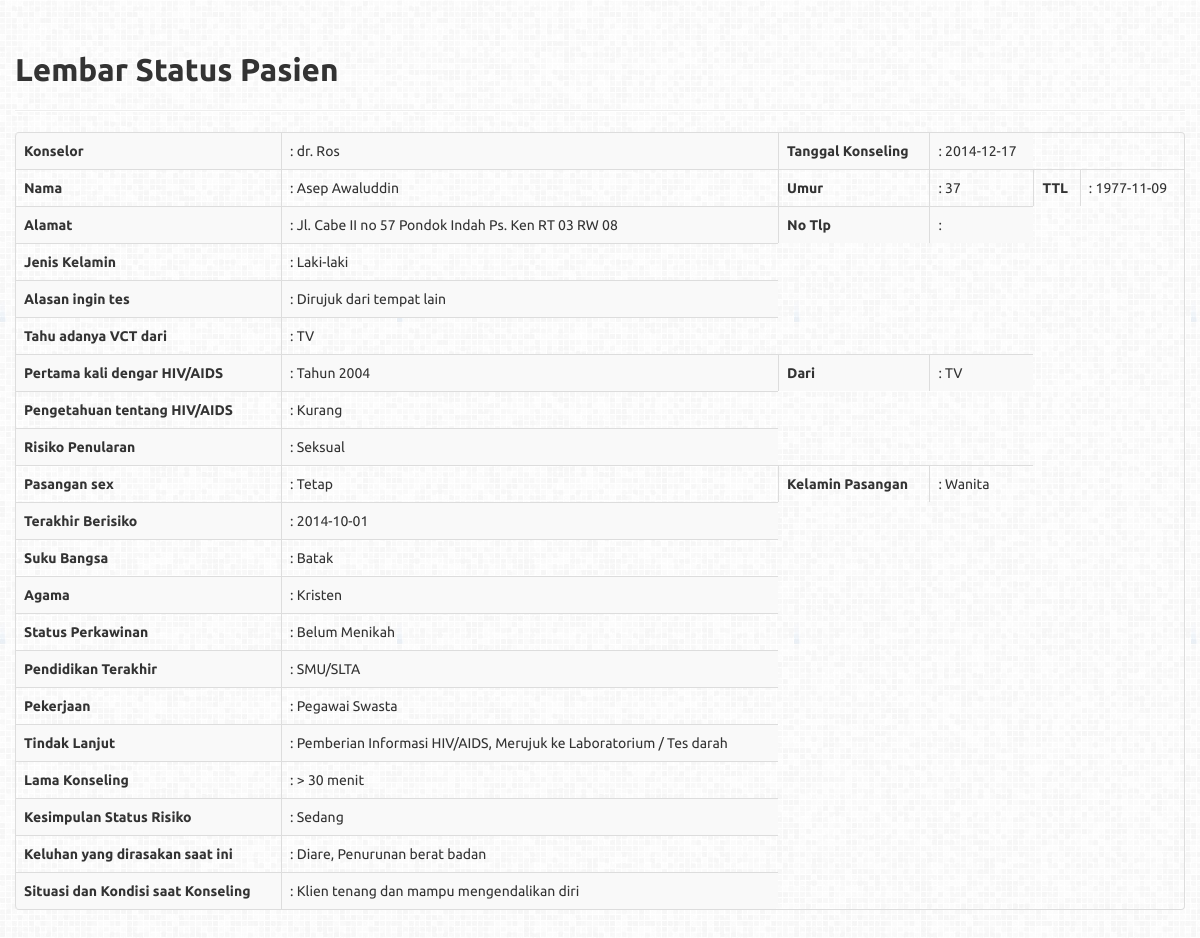
Screenshot of /user/view_lsp.php?id_pasien=1 with the database file from the repository.
### tables this page shows
CREATE TABLE IF NOT EXISTS `data_pasien` (
  `id_pasien` int(11) NOT NULL AUTO_INCREMENT,
  `kode_klien` varchar(20) NOT NULL,
  `nama_pasien` varchar(99) NOT NULL,
  `umur_pasien` int(3) NOT NULL,
  `ttl_pasien` varchar(20) NOT NULL,
  `alamat_pasien` varchar(100) NOT NULL,
  `notelp_pasien` varchar(99) NOT NULL,
  `konselor_pasien` varchar(99) NOT NULL,
  `tgl_konseling` varchar(20) NOT NULL,
  `kelamin_pasien` varchar(99) NOT NULL,
  `alasan_tes` varchar(99) NOT NULL,
  `tahu_vct` varchar(99) NOT NULL,
  `dengar_hiv` varchar(99) NOT NULL,
  `dengar_dari` varchar(10) NOT NULL,
  `pengetahuan_hiv` varchar(99) NOT NULL,
  `risk_penularan` varchar(99) NOT NULL,
  `pasangan_sex` varchar(99) NOT NULL,
  `status_perkawinan` varchar(99) NOT NULL,
  `kelamin_pasangan` varchar(99) NOT NULL,
  `terakhir_risk` varchar(20) NOT NULL,
  `suku_bangsa` varchar(99) NOT NULL,
  `agama_pasien` varchar(99) NOT NULL,
  `pendidikan_terakhir` varchar(99) NOT NULL,
  `pekerjaan_pasien` varchar(99) NOT NULL,
  `tindak_lanjut` varchar(99) NOT NULL,
  `lama_konseling` varchar(99) NOT NULL,
  `status_risk` varchar(99) NOT NULL,
  `keluhan_pasien` varchar(99) NOT NULL,
  `situasi_konseling` varchar(99) NOT NULL,
  `punya_pasangan` varchar(99) NOT NULL,
  `status_pasangan` varchar(99) NOT NULL,
  `tanggal_tesdarah` varchar(20) NOT NULL,
  `indikasi_pasangan_ims` varchar(99) NOT NULL,
  `terapi_rujukan_ims` varchar(99) NOT NULL,
  `gejala_tb` varchar(99) NOT NULL,
  `terapi_rujukan_tb` varchar(99) NOT NULL,
  `pajanan_tpt_kerja` varchar(99) NOT NULL,
  `tgl_pajanan` varchar(20) NOT NULL,
  `jend_pajanan` varchar(99) NOT NULL,
  `tato_luka` varchar(99) NOT NULL,
  `tgl_tato` varchar(20) NOT NULL,
  `jend_tato` varchar(99) NOT NULL,
  `produk_darah` varchar(99) NOT NULL,
  `tgl_produk_darah` varchar(20) NOT NULL,
  `jend_produk_darah` varchar(99) NOT NULL,
  `seks_vagina` varchar(99) NOT NULL,
  `tgl_vagina` varchar(20) NOT NULL,
  `jend_vagina` varchar(99) NOT NULL,
  `seks_oral` varchar(99) NOT NULL,
  `tgl_oral` varchar(20) NOT NULL,
  `jend_oral` varchar(99) NOT NULL,
  `seks_anal` varchar(99) NOT NULL,
  `tgl_anal` varchar(20) NOT NULL,
  `jend_anal` varchar(99) NOT NULL,
  `ganti_suntik` varchar(99) NOT NULL,
  `tgl_suntik` varchar(20) NOT NULL,
  `jend_suntik` varchar(99) NOT NULL,
  `risk_odha` varchar(99) NOT NULL,
  `pasien_hamil` varchar(99) NOT NULL,
  `tahap_hamil` varchar(99) NOT NULL,
  `kontrasepsi_teratur` varchar(99) NOT NULL,
  `perlu_tes` varchar(99) NOT NULL,
  `tesulang_jend` varchar(99) NOT NULL,
  `tgl_tes_pertama` varchar(20) NOT NULL,
  `tgl_tes_ulang` varchar(20) NOT NULL,
  PRIMARY KEY (`id_pasien`)
);

### user/view_lsp.php (the view, shortened to what this page needs)
 <?php
include '../template/header.php';
?>
<div class="container">
				<h2>Lembar Status Pasien</h2>
	<hr />
<table class="table table-bordered table-striped">
    <?php
    	$id_pasien = $_GET['id_pasien'];
        $query="SELECT * FROM data_pasien where id_pasien='".$id_pasien."'";
        $result=mysql_query($query) or die(mysql_error());
        while($rows=mysql_fetch_array($result)){
    ?>
    <tr>
    <td><b>Konselor</b></td>
    <td><?php echo ":"." ".$rows['konselor_pasien']; ?></td>
    <td><b>Tanggal Konseling</b></td>
    <td><?php echo ":"." ".$rows['tgl_konseling']; ?></td>
  </tr>
  <tr>
    <td><b>Nama</b></td>
    <td><?php echo ":"." ".$rows['nama_pasien']; ?></td>
    <td><b>Umur</b></td>
    <td><?php echo ":"." ".$rows['umur_pasien']; ?></td>
    <td><b>TTL</b></td>
    <td><?php echo ":"." ".$rows['ttl_pasien']; ?></td>
  </tr>
  <tr>
    <td><b>Alamat</b></td>
    <td><?php echo ":"." ".$rows['alamat_pasien']; ?></td>
    <td><b>No Tlp</b></td>
    <td><?php echo ":"." ".$rows['notelp_pasien']; ?></td>
  </tr>
  <tr>
    <td><b>Jenis Kelamin</b></td>
    <td><?php echo ":"." ".$rows['kelamin_pasien']; ?></td>
  </tr>
  <tr>
    <td><b>Alasan ingin tes</b></td>
    <td><?php echo ":"." ".$rows['alasan_tes']; ?></td>
  </tr>
  <tr>
    <td><b>Tahu adanya VCT dari</b></td>
    <td><?php echo ":"." ".$rows['tahu_vct']; ?></td>
  </tr>
  <tr>
    <td><b>Pertama kali dengar HIV/AIDS</b></td>
    <td><?php echo ":"." "."Tahun"." ".$rows['dengar_hiv']; ?></td>
    <td><b>Dari</b></td>
    <td><?php echo ":"." ".$rows['dengar_dari']; ?></td>
  </tr>
  <tr>
    <td><b>Pengetahuan tentang HIV/AIDS</b></td>
    <td><?php echo ":"." ".$rows['pengetahuan_hiv']; ?></td>
  </tr>
  <tr>
    <td><b>Risiko Penularan</b></td>
    <td><?php echo ":"." ".$rows['risk_penularan']; ?></td>
  </tr>
  <tr>
    <td><b>Pasangan sex</b></td>
    <td><?php echo ":"." ".$rows['pasangan_sex']; ?></td>
    <td><b>Kelamin Pasangan</b></td>
    <td><?php echo ":"." ".$rows['kelamin_pasangan']; ?></td>
  </tr>
  <tr>
    <td><b>Terakhir Berisiko</b></td>
    <td><?php echo ":"." ".$rows['terakhir_risk']; ?></td>
  </tr>
  <tr>
    <td><b>Suku Bangsa</b></td>
    <td><?php echo ":"." ".$rows['suku_bangsa']; ?></td>
  </tr>
  <tr>
    <td><b>Agama</b></td>
    <td><?php echo ":"." ".$rows['agama_pasien']; ?></td>
  </tr>
  <tr>
    <td><b>Status Perkawinan</b></td>
    <td><?php echo ":"." ".$rows['status_perkawinan']; ?></td>
  </tr>
  <tr>
    <td><b>Pendidikan Terakhir</b></td>
    <td><?php echo ":"." ".$rows['pendidikan_terakhir']; ?></td>
  </tr>
  <tr>
    <td><b>Pekerjaan</b></td>
    <td><?php echo ":"." ".$rows['pekerjaan_pasien']; ?></td>
  </tr>
  <tr>
    <td><b>Tindak Lanjut</b></td>
    <td><?php echo ":"." ".$rows['tindak_lanjut']; ?></td>
  </tr>
  <tr>
    <td><b>Lama Konseling</b></td>
    <td><?php echo ":"." ".$rows['lama_konseling']; ?></td>
  </tr>
  <tr>
    <td><b>Kesimpulan Status Risiko</b></td>
    <td><?php echo ":"." ".$rows['status_risk']; ?></td>
  </tr>
  <tr>
    <td><b>Keluhan yang dirasakan saat ini</b></td>
    <td><?php echo ":"." ".$rows['keluhan_pasien']; ?></td>
  </tr>
  <tr>
    <td><b>Situasi dan Kondisi saat Konseling</b></td>
    <td><?php echo ":"." ".$rows['situasi_konseling']; ?></td>
  </tr>
  <?php
	}
	?>
</table>
</div>

### assets/css/docs.css (style rules this page uses)
body { position: relative; padding-top: 40px; }

### template/header.php (style rules this page uses)
body { padding-top: 60px; padding-bottom: 40px; background: url('../assets/img/grey.png') repeat; }

### rows the page displays
data_pasien: konselor_pasien "dr. Ros", tgl_konseling "2014-12-17", nama_pasien "Asep Awaluddin", umur_pasien "37", ttl_pasien "1977-11-09", alamat_pasien "Jl. Cabe II no 57 Pondok Indah Ps. Ken RT 03 RW 08", kelamin_pasien "Laki-laki", alasan_tes "Dirujuk dari tempat lain", tahu_vct "TV", dengar_hiv "2004", dengar_dari "TV", pengetahuan_hiv "Kurang", risk_penularan "Seksual", pasangan_sex "Tetap", kelamin_pasangan "Wanita", terakhir_risk "2014-10-01", suku_bangsa "Batak", agama_pasien "Kristen", status_perkawinan "Belum Menikah", pendidikan_terakhir "SMU/SLTA", pekerjaan_pasien "Pegawai Swasta", tindak_lanjut "Pemberian Informasi HIV/AIDS, Merujuk ke Laboratorium / Tes darah", lama_konseling "> 30 menit", status_risk "Sedang", keluhan_pasien "Diare, Penurunan berat badan", situasi_konseling "Klien tenang dan mampu mengendalikan diri"
